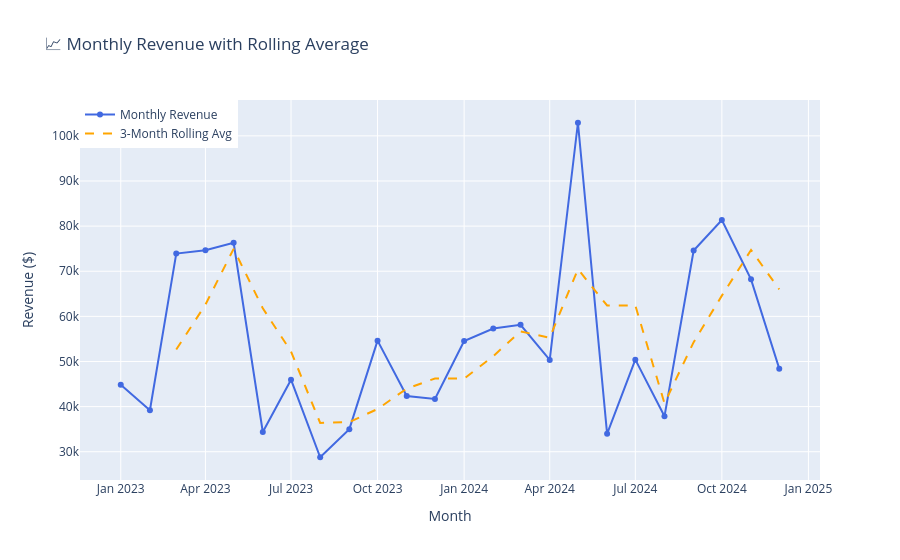

The notebook cell saved with this chart:
### Markdown cell above
## 4. Revenue Trend Over Time

### Code cell
monthly = df.groupby(['year','month'])['revenue'].sum().reset_index()
monthly['period'] = pd.to_datetime(monthly[['year','month']].assign(day=1))
monthly = monthly.sort_values('period')
monthly['rolling_avg'] = monthly['revenue'].rolling(3).mean()

fig = go.Figure()
fig.add_trace(go.Scatter(x=monthly['period'], y=monthly['revenue'],
                         name='Monthly Revenue', mode='lines+markers',
                         line=dict(color='royalblue')))
fig.add_trace(go.Scatter(x=monthly['period'], y=monthly['rolling_avg'],
                         name='3-Month Rolling Avg',
                         line=dict(dash='dash', color='orange')))
fig.update_layout(title='📈 Monthly Revenue with Rolling Average',
                  xaxis_title='Month', yaxis_title='Revenue ($)',
                  legend=dict(x=0, y=1))
fig.show()
